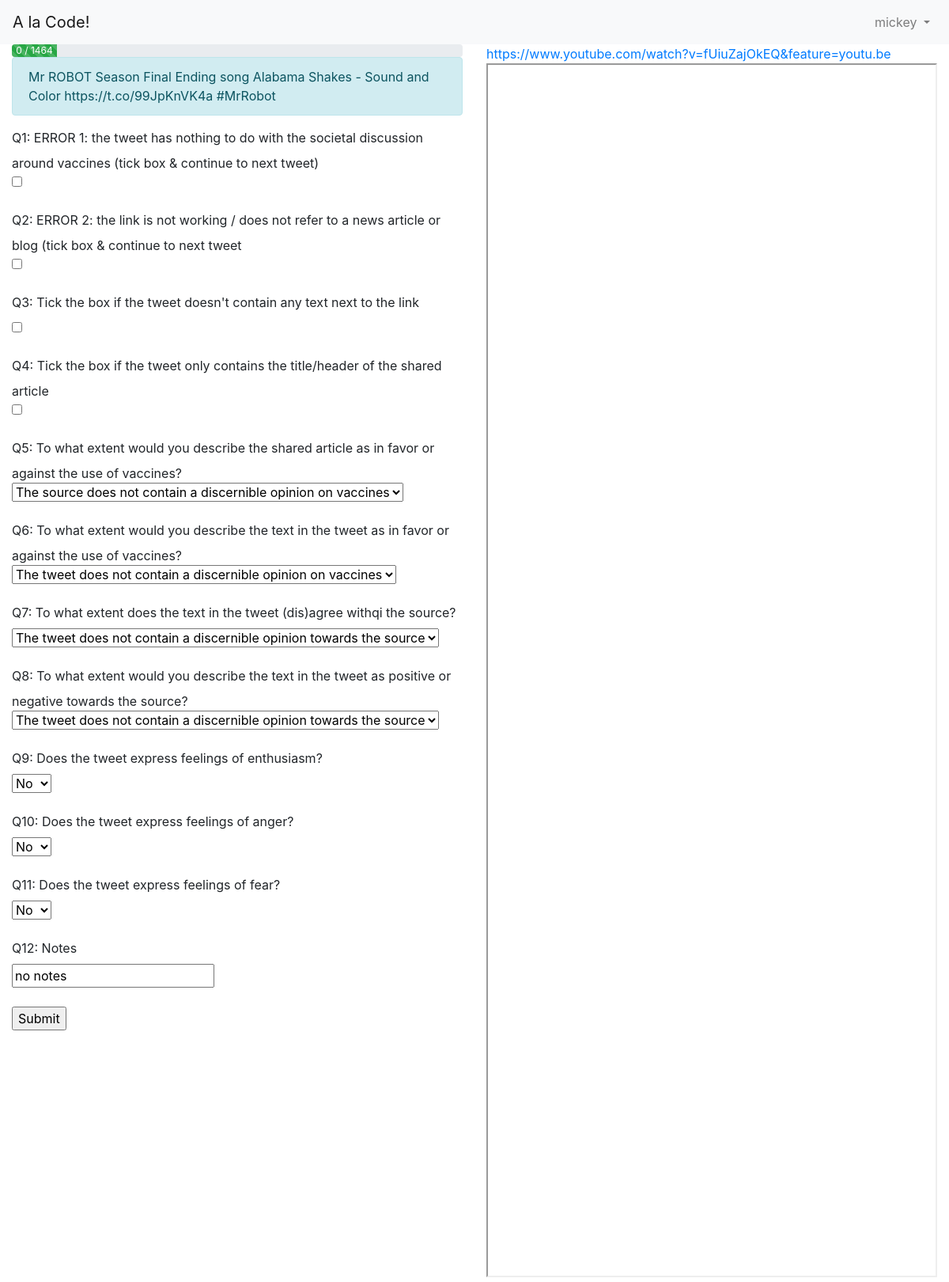
The app's page / (signed in) with its own data.
### alacode/models.py (models this page shows)
class Tweet(models.Model):
    tweet = models.CharField(max_length = 280)
    url = models.CharField(max_length = 280)
    def __str__(self):
        return self.tweet

### alacode/views.py (the view, shortened to what this page needs)
# urls.py: path('', views.CodingView.as_view(), name='index'),
class CodingView(LoginRequiredMixin, CreateView):
    login_url = '/login/'
    form_class = CodingForm
    template_name = 'alacode/coding.html'
    def get_tweet(self):
        self.coded = {c.tweet_id for c in Code.objects.filter(user=self.request.user)}
        self.ncoded = len(self.coded)
        tweets = Tweet.objects.exclude(pk__in=self.coded)
        self.total = tweets.count()
        if self.total == 0:
            self.total+=1
            self.perc = 10 + int(self.ncoded / self.total*90)
            self.total-=1
        else:
            self.perc = 10 + int(self.ncoded / self.total * 90)
        return tweets[0]
    def get_initial(self):
        initial = super().get_initial()
        self.tweet = self.get_tweet()
        initial['tweet'] = self.tweet
        initial['user'] = self.request.user
        return initial

### alacode/views.py
class CodingForm(ModelForm):
    class Meta:
        model = Code
        exclude = ['id']
        widgets = {'user': HiddenInput(), 'tweet': HiddenInput()}

### alacode/templates/alacode/coding.html (shortened to what this page needs)
{% extends "base.html" %}
{% block content %}
    <div class="row">
        <div class="col-sm-6">
<div class="progress">
  <div class="progress-bar progress-bar-striped bg-success" role="progressbar" style="width: {{ view.perc }}%" aria-valuenow="25" aria-valuemin="0" aria-valuemax="100">{{view.ncoded}} / {{view.total}}</div>
</div>
<div class="alert alert-info">
    {{ view.tweet|safe }}
</div>
<form method="post">
    {% for field in form.visible_fields %}
    <div class="fieldWrapper">
        {{ field.label_tag }} {{field.help_text}} </br>
        {{ field }}
        <br>
        <br>
    </div>
    {% endfor %}
    <input type="submit">
</form>
        <br>
        <br>
        <br>
        <br>
        <br>
        <br>
        <br>
        <br>
        <br>
        <br>
        <br>
        <br>
        </div>
        <div class="col-sm-6">
            <a href="{{view.tweet.url}}" target="bla">{{view.tweet.url}}</a><br/>
  <iframe style="width:100%; height:100%" class="embed-responsive-item" src="{{ view.tweet.url }}"></iframe>
        </div>
    </div>
{% endblock %}

### alacode/templates/base.html (shortened to what this page needs)
<!DOCTYPE html>
<html lang="en">
<head>
<link rel="stylesheet" href="https://maxcdn.bootstrapcdn.com/bootstrap/4.4.1/css/bootstrap.min.css">
</head>
<body>
<nav class="navbar navbar-expand-lg navbar-light bg-light">
  <a class="navbar-brand" href="#">A la Code!</a>
  <div class="collapse navbar-collapse" id="navbarSupportedContent">
  <ul class="navbar-nav ml-auto">
      {% if request.user.is_authenticated %}
            <li class="nav-item dropdown">
      <a class="nav-link dropdown-toggle" href="#" id="navbarDropdown" role="button" data-toggle="dropdown" aria-haspopup="true" aria-expanded="false">
                  {{ request.user.username }}
        </a>
            </li>
        {% endif %}
    </ul>
  </div>
</nav>
<div class="container-fluid">
{% block content %}
{% endblock %}
    </div>
</body>
</html>

### records on screen
Tweet: tweet "Mr ROBOT Season Final Ending song Alabama Shakes - Sound and Color https://t.co/99JpKnVK4a #MrRobot", tweet "https://www.youtube.com/watch?v=fUiuZajOkEQ&feature=youtu.be"

### other values on screen
{{ request.user.username }} "mickey"
{{ view.ncoded }} "0"
{{ view.total }} "1464"
{{ field.label_tag }} "Q1:" "Q2:" "Q3:" "Q4:" "Q5:" "Q6:" "Q7:" "Q8:" "Q9:" "Q10:" "Q11:" "Q12:"
{{ field.help_text }} "ERROR 1: the tweet has nothing to do with the societal discussion around vaccines (tick box & continue to next tweet)" "ERROR 2: the link is not working / does not refer to a news article or blog (tick box & continue to next tweet" "Tick the box if the tweet doesn't contain any text next to the link" "Tick the box if the tweet only contains the title/header of the shared article" "To what extent would you describe the shared article as in favor or against the use of vaccines?" "To what extent would you describe the text in the tweet as in favor or against the use of vaccines?" "To what extent does the text in the tweet (dis)agree withqi the source?" "To what extent would you describe the text in the tweet as positive or negative towards the source?" "Does the tweet express feelings of enthusiasm?" "Does the tweet express feelings of anger?" "Does the tweet express feelings of fear?" "Notes"
